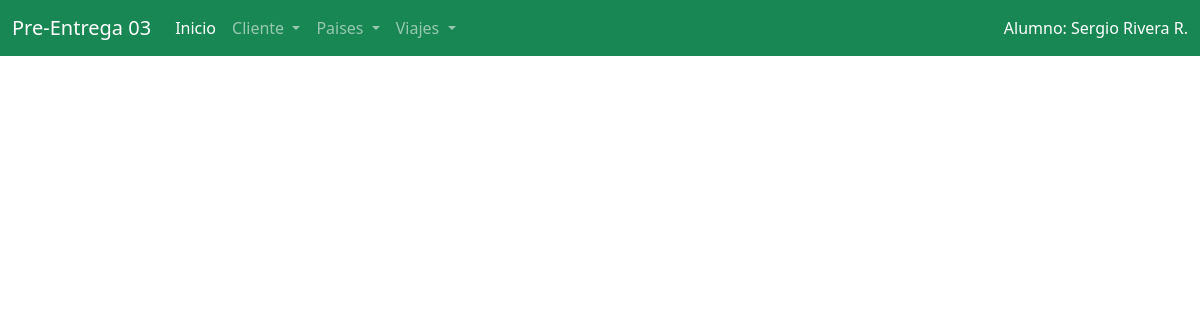
/AppCoder/listarclientes/, run on an earlier commit of the app's database.
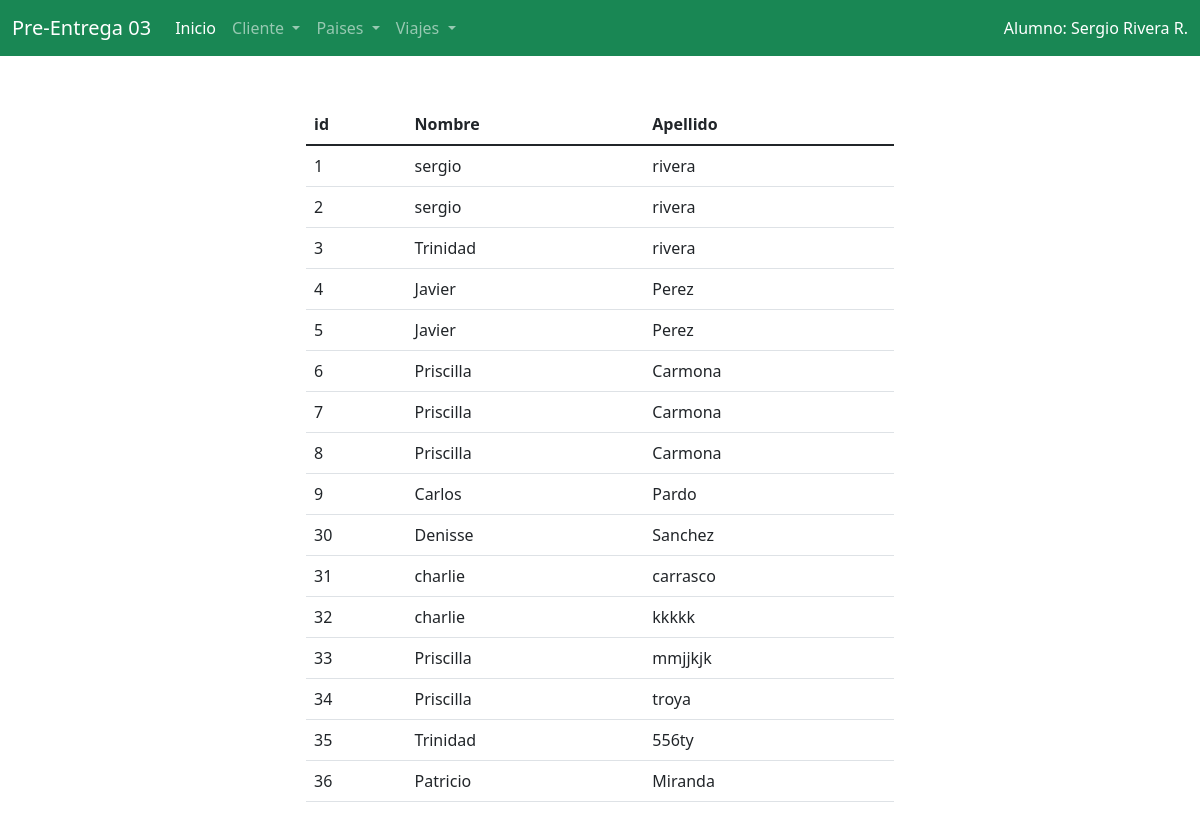
And on a later commit of the database.
### AppCoder/models.py (models this page shows, shortened)
class Cliente(models.Model):
     nombre = models.CharField(max_length=100)
     apellido = models.CharField(max_length=100)

### AppCoder/views.py (the view)
# urls.py: path("listarclientes/", listar_clientes_view, name="listarclientes"),
def listar_clientes_view (request):
    clientes = models.Cliente.objects.all()
    return render(request, 'AppCoder/listar_clientes.html', {"clientes": clientes})

### AppCoder/templates/AppCoder/listar_clientes.html (shortened to what this page needs)
{% extends "AppCoder/inicio.html" %} {% load static %}
{% block contenidoPrincipal %}
<div class="row">
  <div class="col-6 mx-auto">
    {% if clientes.count > 0 %}
      <table class="table">
          <thead>
            <tr>
              <th scope="col">id</th>
              <th scope="col">Nombre</th>
              <th scope="col">Apellido</th>
            </tr>
          </thead>
          <tbody>
              {% for cli in clientes  %}
            <tr>
              <td>{{cli.id}}</td>
              <td>{{cli.nombre}}</td>
              <td>{{cli.apellido}}</td>
            </tr>
            {% endfor %}
          </tbody>
        </table>
    {% endif %}
  </div>
  </div>
{% endblock %}

### AppCoder/templates/AppCoder/inicio.html (shortened to what this page needs)
{% load static %}
<!DOCTYPE html>
<html lang="en">
  <head>
    <link href="{% static 'bootstrap/css/bootstrap.min.css'  %}" rel="stylesheet" />
  </head>
  <body>
    {% include "AppCoder/layout/header.html" %}
    {% block contenidoPrincipal %}{% endblock %}
  </body>
</html>

### AppCoder/templates/AppCoder/layout/header.html (shortened to what this page needs)
<nav class="navbar navbar-expand-lg navbar-dark bg-success mb-5">
    <div class="container-fluid">
        <a class="navbar-brand" href="#">Pre-Entrega 03</a>
        <div class="collapse navbar-collapse" id="navbarSupportedContent">
          <ul class="navbar-nav me-auto mb-2 mb-lg-0">
            <li class="nav-item">
              <a class="nav-link active" aria-current="page" href="{% url 'home' %}">Inicio</a>
            </li>
            <li class="nav-item dropdown">
              <a class="nav-link dropdown-toggle" href="#" id="navbarDropdown" role="button" data-bs-toggle="dropdown" aria-expanded="false">
                Cliente
              </a>
            </li>
              <li class="nav-item dropdown">
                <a class="nav-link dropdown-toggle" href="#" id="navbarDropdown" role="button" data-bs-toggle="dropdown" aria-expanded="false">
                  Paises
                </a>
              </li>
              <li class="nav-item dropdown">
                <a class="nav-link dropdown-toggle" href="#" id="navbarDropdown" role="button" data-bs-toggle="dropdown" aria-expanded="false">
                  Viajes
                </a>
              </li>
          </ul>
          <div class="d-flex text-white">
           <span>Alumno: Sergio Rivera R.</span>
          </div>
        </div>
      </div>
</nav>

What changed in the data, as far as the page shows it:
added Cliente: id "1", nombre "sergio", apellido "rivera"
added Cliente: id "2", nombre "sergio", apellido "rivera"
added Cliente: id "3", nombre "Trinidad", apellido "rivera"
added Cliente: id "4", nombre "Javier", apellido "Perez"
added Cliente: id "5", nombre "Javier", apellido "Perez"
added Cliente: id "6", nombre "Priscilla", apellido "Carmona"
added Cliente: id "7", nombre "Priscilla", apellido "Carmona"
added Cliente: id "8", nombre "Priscilla", apellido "Carmona"
added Cliente: id "9", nombre "Carlos", apellido "Pardo"
added Cliente: id "30", nombre "Denisse", apellido "Sanchez"
added Cliente: id "31", nombre "charlie", apellido "carrasco"
added Cliente: id "32", nombre "charlie", apellido "kkkkk"
added Cliente: id "33", nombre "Priscilla", apellido "mmjjkjk"
added Cliente: id "34", nombre "Priscilla", apellido "troya"
added Cliente: id "35", nombre "Trinidad", apellido "556ty"
added Cliente: id "36", nombre "Patricio", apellido "Miranda"
Also different on the page:
text now shown: "id Nombre Apellido"
